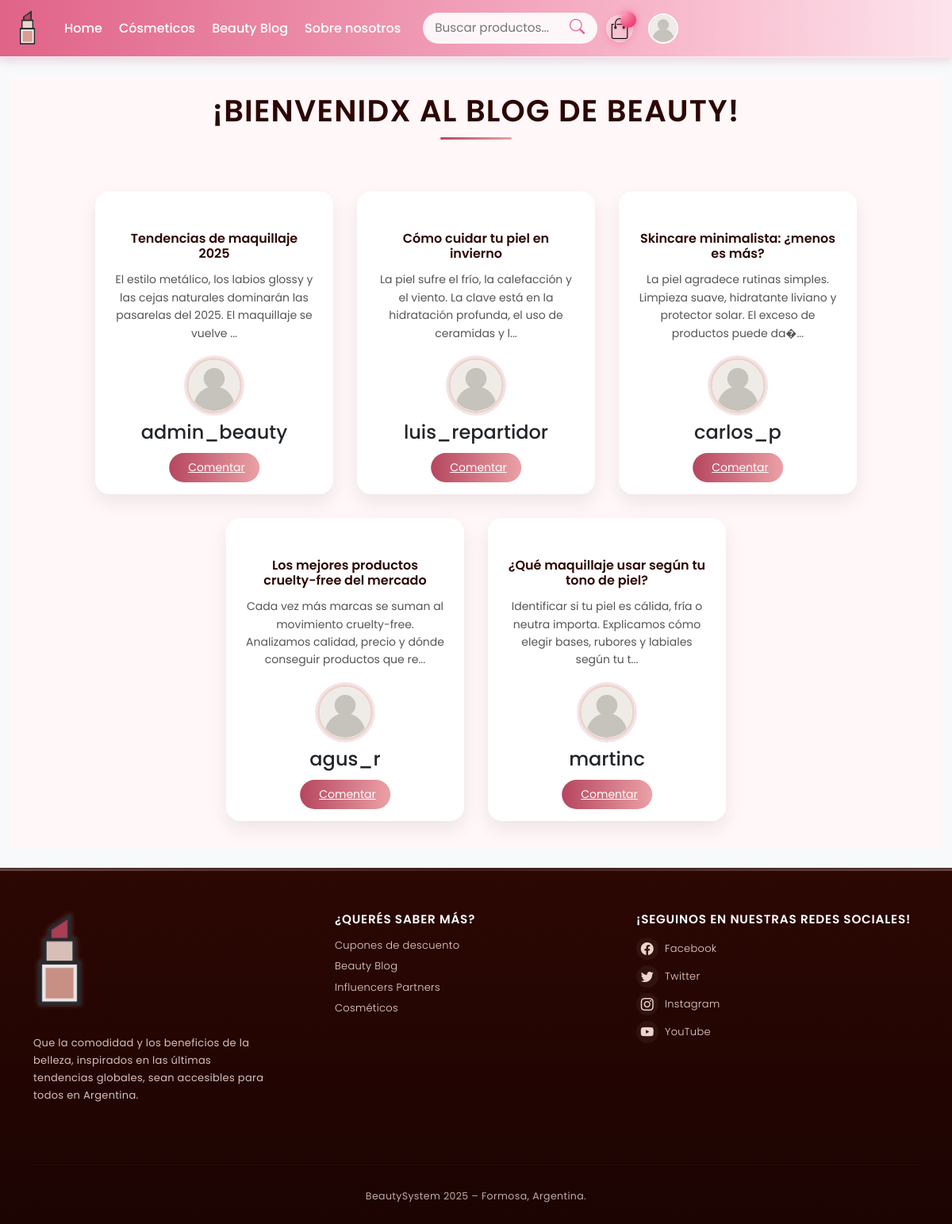
The page /index.php?controller=Home&action=blog on the database its author committed.
### tables this page shows
CREATE TABLE blog_post (
    id_post INT AUTO_INCREMENT PRIMARY KEY,
    id_usuario INT NOT NULL, 
    titulo VARCHAR(255) NOT NULL,
    contenido TEXT NOT NULL,
    fecha_publicacion TIMESTAMP DEFAULT CURRENT_TIMESTAMP,
    FOREIGN KEY (id_usuario) REFERENCES usuario(id_usuario) ON DELETE CASCADE
);

CREATE TABLE usuario (
    id_usuario INT PRIMARY KEY AUTO_INCREMENT,
    nombre_usuario VARCHAR(50) NOT NULL UNIQUE,
    password_usuario VARCHAR(255) NOT NULL,
    fecha_registro TIMESTAMP DEFAULT CURRENT_TIMESTAMP,
    estado_usuario TINYINT(1) DEFAULT 0,  
    cuenta_activada TINYINT(1) DEFAULT 0,
    relacion_persona INT NOT NULL,
    relacion_perfil INT NOT NULL,
    FOREIGN KEY (relacion_persona) REFERENCES persona(id_persona),
    FOREIGN KEY (relacion_perfil) REFERENCES perfil(id_perfil)
);

### controllers/HomeController.php (called while the page is built, shortened)
<?php
require_once 'models/BlogModel.php';
class HomeController
{
    private $model;
        public function __construct()
    {
        $this->model = new BlogModel();
    }
    public function blog()
    {
        $articulos = $this->model->listar();
        $vista = 'views/public/blog.php';
        require_once 'views/layouts/main.php';
    }
}

### index.php (called while the page is built, shortened)
<?php
$actionName = $_GET['action'] ?? 'index';
$actionName = preg_replace('/[^a-zA-Z0-9_]/', '', $actionName);
$controller = new $controllerName();
call_user_func([$controller, $actionName]);

### models/Conexion.php (called while the page is built, shortened)
<?php
class Conexion {
    private $host = 'localhost';
    private $db_name = 'beautysystem';
    private $username = 'root';
    private $password = '';
    private $port = 3306;
    public function Conectar() {
        $this->conection = null;
        try {
            $this->conection = new PDO(
                "mysql:host={$this->host};port={$this->port};dbname={$this->db_name}",
                $this->username,
                $this->password
            );
            $this->conection->setAttribute(PDO::ATTR_ERRMODE, PDO::ERRMODE_EXCEPTION);
        } catch (PDOException $e) {
            echo 'Error al establecer la conexión: ' . $e->getMessage();
            exit;
        }
        return $this->conection;
    }
}
?>

### models/BlogModel.php (called while the page is built, shortened)
<?php
require_once 'models/Conexion.php';
class BlogModel
{
    private $db;
    public function __construct()
    {
        $this->db = (new Conexion())->Conectar();
    }
    public function listar()
    {
        $sql = "SELECT p.id_post, p.titulo, p.contenido, p.fecha_publicacion,
                       u.nombre_usuario AS autor
                FROM blog_post p
                JOIN usuario u ON p.id_usuario = u.id_usuario
                ORDER BY p.fecha_publicacion DESC";
        $stmt = $this->db->query($sql);
        return $stmt->fetchAll(PDO::FETCH_ASSOC);
    }
}

### views/public/blog.php (the view, shortened to what this page needs)
<div class="articulos-blog">
    <div class="small-container">
        <h2 class="title">¡Bienvenidx al blog de Beauty!</h2>
        <div class="row justify-content-center">
            <?php if (!empty($articulos)) : ?>
                <?php foreach ($articulos as $item): ?>
                    <div class="col-3 card-post"
                        onclick="window.location='index.php?controller=Blog&action=verPublico&id=<?= $item['id_post'] ?>'">
                        <h3 class="titulo-post">
                            <?= htmlspecialchars(substr($item['titulo'], 0, 60)) ?>
                        </h3>
                        <p class="preview">
                            <?= htmlspecialchars(substr(strip_tags($item['contenido']), 0, 120)) ?>...
                        </p>
                        <img src="assets/images/perfil.png" alt="Autor del artículo">
                        <h4 class="autor"><?= htmlspecialchars($item['autor']) ?></h4>
                        <a href="index.php?controller=Blog&action=verPublico&id=<?= $item['id_post'] ?>"
                            class="btn-comentar"
                            onclick="event.stopPropagation();">
                            <i class="fa fa-comment"></i> Comentar
                        </a>
                    </div>
                <?php endforeach; ?>
            <?php else: ?>
                <p>No hay publicaciones disponibles.</p>
            <?php endif; ?>
        </div>
    </div>
</div>

### views/layouts/main.php (shortened to what this page needs)
<?php
require_once 'core/ModuloHelper.php';
if (!isset($modulos)) {
    if (Sesion::usuarioAutenticado()) {
        $modulos = ModuloHelper::obtenerModulosAutorizados();
    } else {
        $modulos = ['Home', 'Cósmeticos', 'Blog externo', 'Sobre nosotros'];
    }
}
?>
<!DOCTYPE html>
<html lang="es">
<head>
    <link href="https://cdn.jsdelivr.net/npm/bootstrap@5.3.2/dist/css/bootstrap.min.css" rel="stylesheet">
    <link href="https://cdn.jsdelivr.net/npm/bootstrap-icons@1.11.3/font/bootstrap-icons.css" rel="stylesheet">
    <link rel="stylesheet" href="/BeautySystem/assets/css/navbar.css">
</head>
<body class="d-flex flex-column min-vh-100 bg-light">
    <?php require_once 'views/layouts/navbar.php'; ?>
    <main class="flex-grow-1 container-fluid py-4">
        <?php
        if (isset($vista) && file_exists($vista)) {
            require_once $vista;
        } else {
            echo "<div class='alert alert-danger text-center'>
            Ocurrió un error...
            </div>";
        }
        ?>
    </main>
    <?php require_once 'views/layouts/footer.php'; ?>
</body>
</html>

### views/layouts/navbar.php (shortened to what this page needs)
<nav class="navbar navbar-expand-lg">
    <div class="container-fluid d-flex justify-content-between align-items-center">
        <div class="d-flex align-items-center">
            <a class="navbar-brand me-3" href="index.php?controller=Panel&action=dashboard" title="Ir al panel principal">
                <img src="/BeautySystem/assets/images/w-logo.png"
                    alt="BeautySystem"
                    style="height: 45px; width: auto; border-radius: 8px;">
            </a>
            <div class="collapse navbar-collapse justify-content-end" id="navbarNav">
                <ul class="navbar-nav align-items-center">
                    <?php if (in_array('Home', $modulos)) : ?>
                        <li class="nav-item">
                            <a class="nav-link" href="index.php?controller=Home&action=index">Home</a>
                        </li>
                    <?php endif; ?>
                    <?php if (in_array('Cósmeticos', $modulos)) : ?>
                        <li class="nav-item">
                            <a class="nav-link" href="index.php?controller=Home&action=cosmeticos">Cósmeticos</a>
                        </li>
                    <?php endif; ?>
                    <?php if (in_array('Blog externo', $modulos)) : ?>
                        <li class="nav-item">
                            <a class="nav-link" href="index.php?controller=Home&action=blog">Beauty Blog</a>
                        </li>
                    <?php endif; ?>
                    <?php if (in_array('Sobre nosotros', $modulos)) : ?>
                        <li class="nav-item">
                            <a class="nav-link" href="index.php?controller=Home&action=sobreNosotros">Sobre nosotros</a>
                        </li>
                    <?php endif; ?>
                    <li class="nav-item">
                        <form class="search-container" method="get" action="index.php">
                            <input class="search-input" type="search" name="q" placeholder="Buscar productos..." aria-label="Buscar">
                            <button class="search-btn" type="submit" aria-label="Buscar">
                                <i class="bi bi-search"></i>
                            </button>
                        </form>
                    </li>
                    <a href="index.php?controller=Carrito&action=ver"
                        class="carrito-link d-flex align-items-center justify-content-center"
                        title="Ver carrito">
                        <img src="/BeautySystem/assets/images/cart.png"
                            alt="Carrito"
                            class="carrito-icono">
                    </a>
                    <li class="nav-item dropdown">
                        <a class="nav-link dropdown-toggle d-flex align-items-center" href="#" data-bs-toggle="dropdown">
                            <img src="/BeautySystem/assets/images/perfil.png" alt="Perfil" class="perfil-icono">
                        </a>
                    </li>
                </ul>
            </div>
        </div>
    </div>
</nav>

### views/layouts/footer.php (shortened to what this page needs)
<footer class="footer">
    <div class="container">
        <div class="row align-items-start text-center text-md-start">
            <div class="col-md-4 footer-col d-flex flex-column align-items-center align-items-md-start">
                <img src="/BeautySystem/assets/images/logo2.png" alt="BeautySystem Logo" class="footer-logo mb-3">
                <p class="footer-desc">
                    Que la comodidad y los beneficios de la belleza, inspirados en las últimas tendencias globales, sean accesibles para todos en Argentina.
                </p>
            </div>
            <div class="col-md-4 footer-col">
                <h3 class="footer-title">¿Querés saber más?</h3>
                <ul class="footer-links">
                    <li><a href="#">Cupones de descuento</a></li>
                    <li><a href="#">Beauty Blog</a></li>
                    <li><a href="#">Influencers Partners</a></li>
                    <li><a href="#">Cosméticos</a></li>
                </ul>
            </div>
            <div class="col-md-4 footer-col">
                <h3 class="footer-title">¡Seguinos en nuestras redes sociales!</h3>
                <ul class="footer-links">
                    <li><a href="#"><i class="bi bi-facebook"></i>Facebook</a></li>
                    <li><a href="#"><i class="bi bi-twitter"></i>Twitter</a></li>
                    <li><a href="#"><i class="bi bi-instagram"></i>Instagram</a></li>
                    <li><a href="#"><i class="bi bi-youtube"></i>YouTube</a></li>
                </ul>
            </div>
        </div>
        <hr class="footer-separator">
        <p class="copyright mb-0">BeautySystem 2025 – Formosa, Argentina.</p>
    </div>
</footer>

### assets/css/navbar.css (style rules this page uses)
:root { --pink-strong: #e06388; --pink-light: #f8b8cc; --rose-soft: #fde4ec; --rose-hover: #f39ab5; --dark: #2d2d2d; --light: #ffffff; }
.navbar { position: sticky; top: 0; z-index: 1050; background: linear-gradient(90deg, var(--pink-strong) 0%, var(--pink-light) 70%, var(--rose-soft) 100%); box-shadow: 0 4px 12px rgba(136, 14, 79, 0.15); border-bottom: 2px solid var(--rose-soft); animation: navbarSlideIn 0.6s ease; transition: background 0.4s ease, box-shadow 0.4s ease; }
.navbar .navbar-brand, .navbar .nav-link, .navbar .dropdown-menu a { color: var(--light) !important; font-weight: 500; position: relative; transition: color 0.3s ease; }
.navbar .nav-link::after { content: ""; position: absolute; left: 0; bottom: 2px; width: 0%; height: 2px; background-color: #fff; transition: width 0.3s ease; }
.navbar .perfil-icono { width: 38px; height: 38px; object-fit: cover; border-radius: 50%; border: 2px solid var(--light); transition: transform 0.2s ease, box-shadow 0.2s ease; }
.navbar .search-container { display: flex; align-items: center; justify-content: center; position: relative; margin-left: 15px; }
.navbar .search-input { border: none; border-radius: 20px; padding: 8px 40px 8px 15px; width: 220px; background: rgba(255, 255, 255, 0.9); color: var(--dark); font-size: 0.95rem; transition: all 0.3s ease; }
.navbar .search-btn { position: absolute; right: 10px; background: none; border: none; color: var(--pink-strong); font-size: 1.2rem; cursor: pointer; transition: transform 0.2s ease, color 0.3s ease; }
.carrito-link { position: relative; display: flex; align-items: center; justify-content: center; width: 34px; height: 34px; border-radius: 50%; background: linear-gradient(145deg, rgba(255, 255, 255, 0.4), rgba(255, 255, 255, 0.15)); backdrop-filter: blur(6px); border: 1px solid rgba(255, 255, 255, 0.25); box-shadow: 0 4px 10px rgba(233, 30, 99, 0.15); transition: all 0.35s ease; }
.carrito-icono { width: 26px; height: 26px; object-fit: contain; filter: drop-shadow(0 1px 1px rgba(0, 0, 0, 0.2)); transition: transform 0.25s ease, filter 0.25s ease; }
.search-container { display: flex; align-items: center; justify-content: center; position: relative; margin: 0 3px; }
.carrito-link { margin: 0 3px; }
.navbar .nav-item.dropdown .nav-link::after { display: none !important; }
.navbar .nav-item.dropdown { margin-left: 3px; }
.acciones-nav, .navbar-nav { display: flex; align-items: center; justify-content: center; gap: 5px; }

### views/public/blog.php (style rules this page uses)
* { font-family: 'Poppins', sans-serif; }
.articulos-blog { padding: 20px 0; background: #fff7f8; text-align: center; }
.articulos-blog .title { font-size: 2.4rem; font-weight: 600; color: #2C0703; margin-bottom: 50px; position: relative; display: inline-block; text-transform: uppercase; letter-spacing: 1.2px; }
.articulos-blog .title::after { content: ""; display: block; width: 90px; height: 3px; background: linear-gradient(90deg, #B6465F, #EBA1A6); margin: 10px auto 0; border-radius: 2px; }
.articulos-blog .col-3 { background: #fff; border-radius: 18px; padding: 40px 25px 55px; margin: 15px; box-shadow: 0 10px 25px rgba(0, 0, 0, 0.08); transition: all 0.4s ease; text-align: center; cursor: pointer; max-width: 320px; position: relative; }
.articulos-blog .col-3 p { font-size: 14px; color: #555; margin: 12px 0 20px; line-height: 1.6; min-height: 80px; }
.articulos-blog .col-3 img { width: 70px; height: 70px; border-radius: 50%; object-fit: cover; margin-bottom: 10px; border: 3px solid #EBD4CB; box-shadow: 0 0 0 3px rgba(182, 70, 95, 0.15); }
.articulos-blog .col-3 h3 { font-weight: 600; color: #2C0703; font-size: 16px; margin-top: 5px; }
.btn-comentar { position: absolute; bottom: 15px; left: 50%; transform: translateX(-50%); background: linear-gradient(90deg, #B6465F, #EBA1A6); color: #fff; padding: 8px 18px; border-radius: 30px; font-size: 14px; border: none; cursor: pointer; display: flex; align-items: center; gap: 6px; transition: all .3s ease; }

### rows shown on the page
blog_post: titulo "Tendencias de maquillaje 2025", contenido "El estilo metálico, los labios glossy y las cejas naturales dominarán las pasarelas del 2025. El maquillaje se vuelve", id_usuario.nombre_usuario "admin_beauty"
blog_post: titulo "Cómo cuidar tu piel en invierno", contenido "La piel sufre el frío, la calefacción y el viento. La clave está en la hidratación profunda, el uso de ceramidas y l", id_usuario.nombre_usuario "luis_repartidor"
blog_post: titulo "Skincare minimalista: ¿menos es más?", contenido "La piel agradece rutinas simples. Limpieza suave, hidratante liviano y protector solar. El exceso de productos puede da�", id_usuario.nombre_usuario "carlos_p"
blog_post: titulo "Los mejores productos cruelty-free del mercado", contenido "Cada vez más marcas se suman al movimiento cruelty-free. Analizamos calidad, precio y dónde conseguir productos que re", id_usuario.nombre_usuario "agus_r"
blog_post: titulo "¿Qué maquillaje usar según tu tono de piel?", contenido "Identificar si tu piel es cálida, fría o neutra importa. Explicamos cómo elegir bases, rubores y labiales según tu t", id_usuario.nombre_usuario "martinc"
